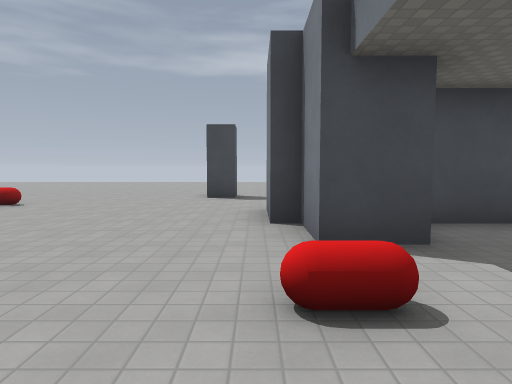
[1] (above)

22 first-person views from a walk through a level from a Godot 3-D game. The camera is 1.5 m above the floor, tilts 4° down and sees 75° across. The floor is counted in squares, 2 m on a side. Each view is taken from the middle of a square. On the plan, view 1 faces up. The plan holds only what a view shows up to about 11 squares ahead; the rest is blank. The place goes on beyond the plan. Characters and animated objects are left out. Some surface patterns are stand-ins.

[2]
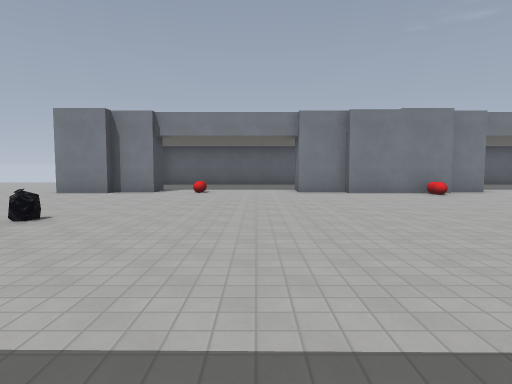

[3]
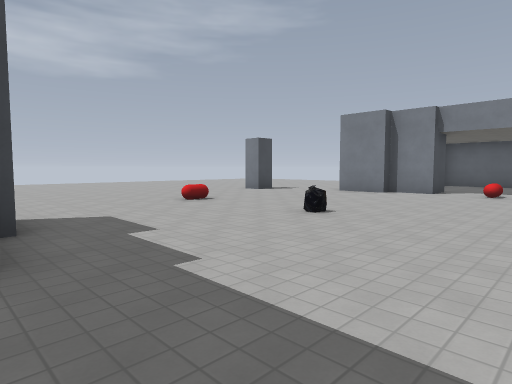

[4]
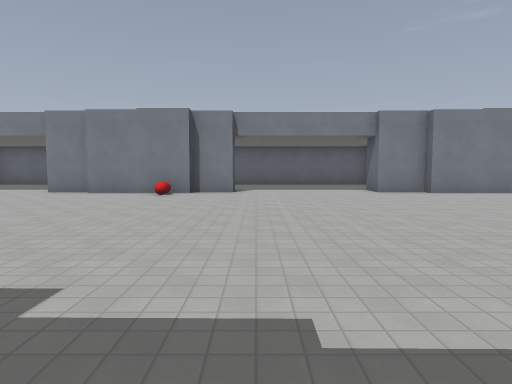

[5]
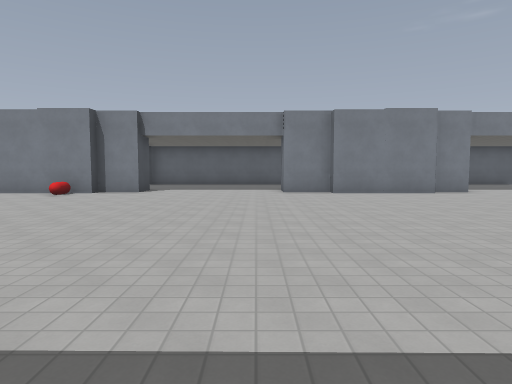

[6]
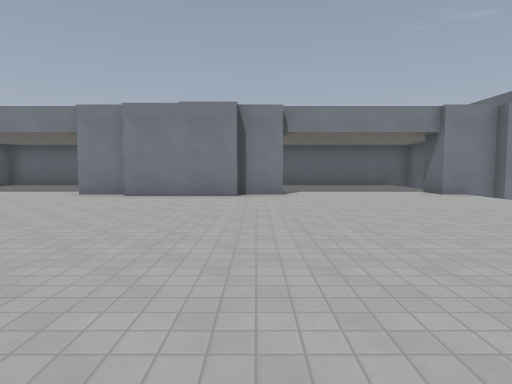

[7]
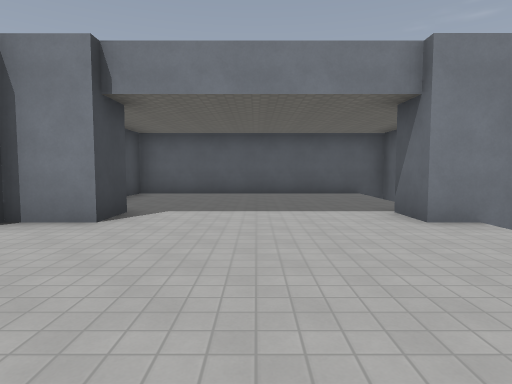

[8]
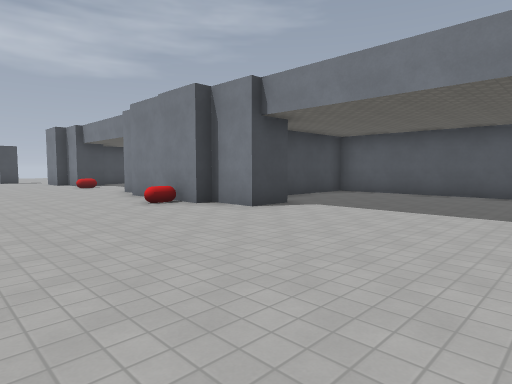

[9]
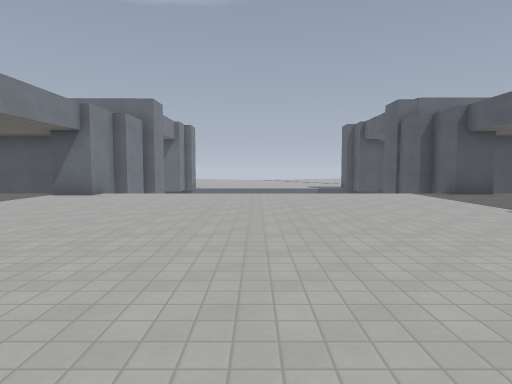

[10]
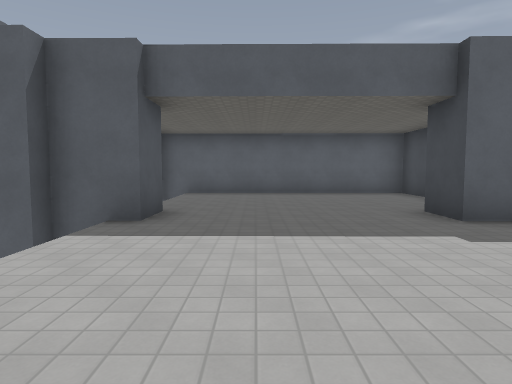

[11]
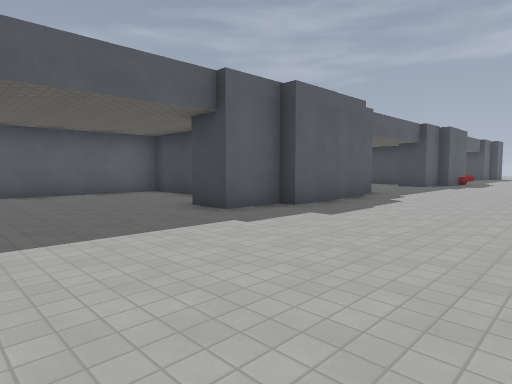

[12]
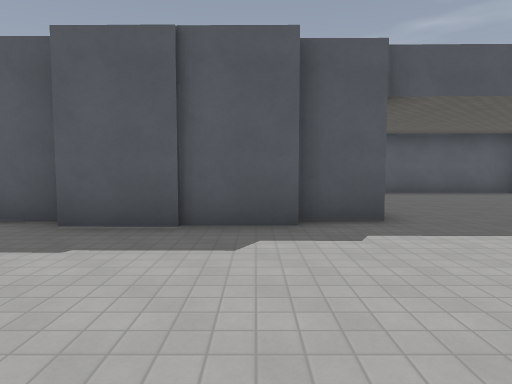

[13]
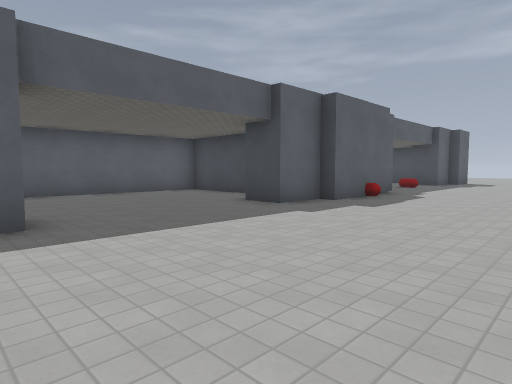

[14]
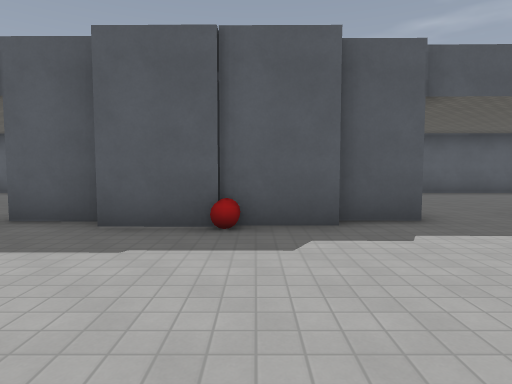

[15]
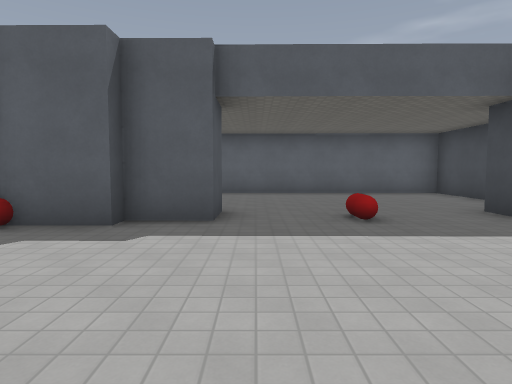

[16]
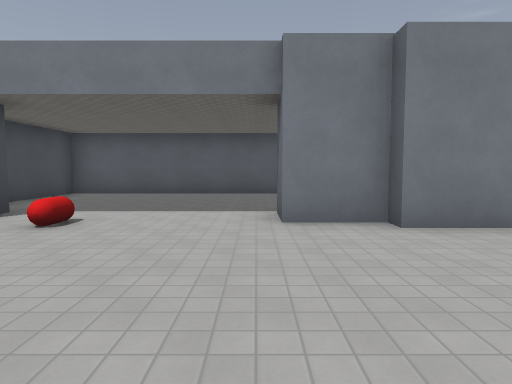

[17]
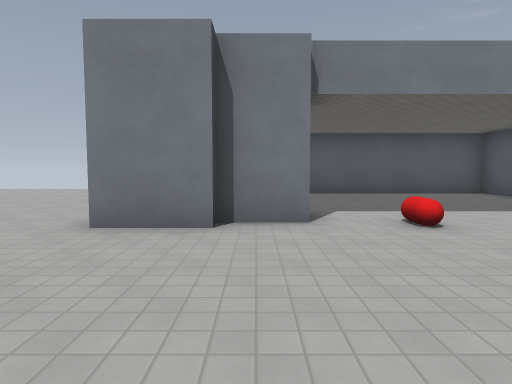

[18]
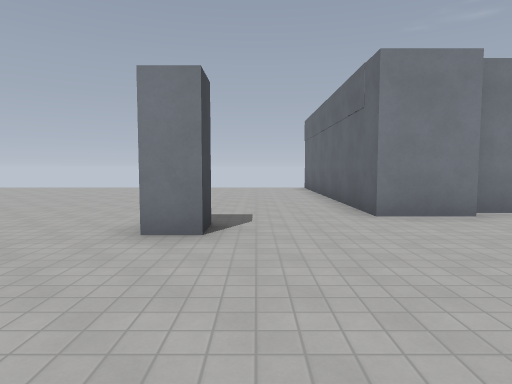

[19]
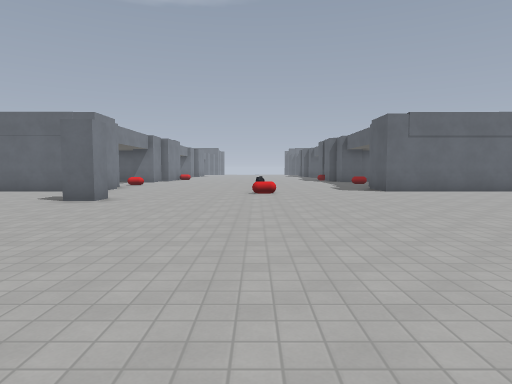

[20]
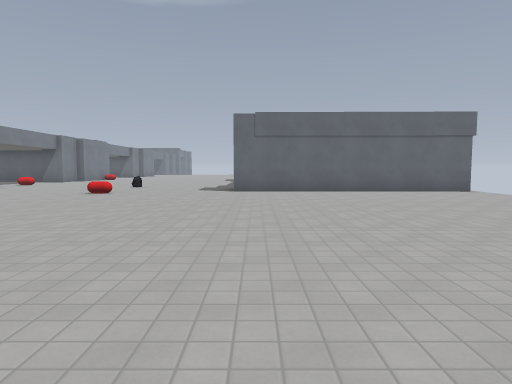

[21]
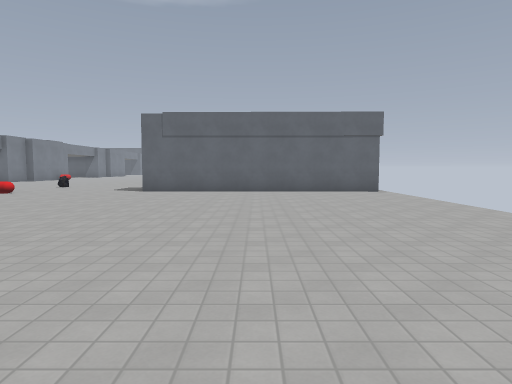

[22]
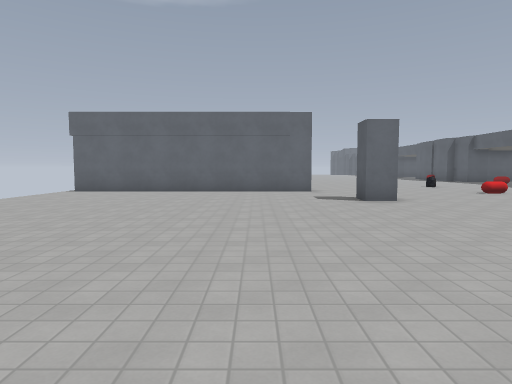

### Floor plan
Points are (right, up) in squares from view 1. A wall is a line through its corners. A room is listed if a view was taken in it or the views show most of it. See-through windows are left out.
Room 1 (views 1, 2, 3, 4, 5, 6, 7, 8, 9, 10, 11, 12, 13, 14, 15, 16, 17, 18, 19, 20, 21, 22)
walls: (-10.9, -1.6) (-9.8, -1.6) (-9.8, -2.8) (-9.3, -2.8) (-9.3, -6) (-9.6, -6) (-9.6, -7.5) (-10.8, -7.5); (-10.1, 3) (-10.9, 3); (1.8, 3.3) (0.6, 3.3) (0.6, 4.5) (0.2, 4.5) (0.2, 6.1) (7.9, 6); (-12.4, -6) (-13.6, -6); (1.8, -7.3) (0.6, -7.3) (0.6, -6) (0.2, -6) (0.2, -2.9) (0.6, -2.9) (0.6, -1.4) (1.8, -1.4); (-12.9, 4.6) (-15.2, 4.6) (-15.3, -2.1); (4.8, -2.9) (6.1, -2.9) (6.1, 4.5) (2.3, 4.5); (-1.3, 8.6) (-1.3, 9.3) (-0.5, 9.3) (-0.5, 8.6) (-1.3, 8.6); (-15.3, -6.1) (-15.4, -11.3); (5.6, -6.1) (3.2, -6.1); (-9.7, -12.1) (-9.7, -13.5); (-9.4, -13.3) (-9.4, -16.5) (-9.7, -16.5) (-9.7, -18) (-10.9, -18); (-17.1, 6.2) (-9.2, 6.1); (6.1, -10.8) (6.1, -6.5); (0.2, -16.5) (0.2, -13.4) (0.6, -13.4) (0.6, -11.9); (-12.9, -16.5) (-15.2, -16.5) (-15.3, -23.9); (1.8, -17.8) (0.6, -17.8) (0.6, -16.4); (6.2, -16.6) (4.9, -16.6); (-11, -22.7) (-9.8, -22.7) (-9.8, -23.9) (-9.5, -23.9); (0.1, -23.9) (0.6, -23.9) (0.6, -22.4) (1.8, -22.4); (-12.5, -23.9) (-11.7, -23.9); (2.5, -23.9) (4.4, -23.9); (5.3, -23.9) (6.1, -23.9) (6.1, -16.4)
objects: other object (-10, 1); other object (-9, -4); bag (-5, 3); other object (-5, 7); other object (0, -5); other object (0, 2)

Positions as (right, up) in squares from view 1, and headings:
1: (0, 0), facing up
2: (-10, 0), facing right
3: (-10, 0), facing up-right
4: (-10, -8), facing right
5: (-10, -11), facing right
6: (-9, -17), facing right
7: (-4, -20), facing right
8: (-4, -12), facing up-right
9: (-4, -13), facing down
10: (-5, -21), facing left
11: (-5, -22), facing up-left
12: (-5, -14), facing left
13: (-5, -13), facing up-left
14: (-5, -4), facing left
15: (-5, -1), facing left
16: (-4, -1), facing right
17: (-4, 4), facing right
18: (-5, 8), facing right
19: (-5, 17), facing down
20: (-10, 17), facing down
21: (-13, 17), facing down
22: (2, 17), facing down
